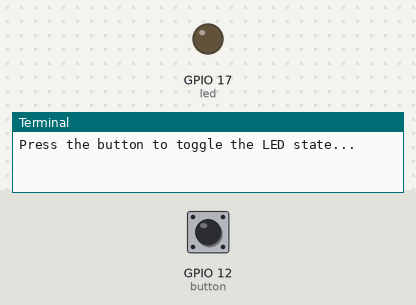
A program run on a simulated Raspberry Pi (BCM pin numbers). Shown: output pins drawn as LEDs (lit = HIGH), the last lines printed to the terminal. The inputs (shaded band) are chosen by the test bench; at power-on: GPIO 12 (button) HIGH.

Above: at 1.2 s.
1.3 s: GPIO 12 (button) pulled LOW for 0.15 s
At 2.4 s:
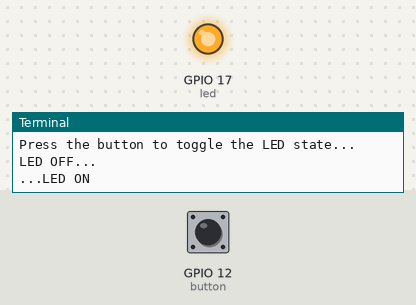
2.9 s: GPIO 12 (button) pulled LOW for 3.2 s
At 4.1 s:
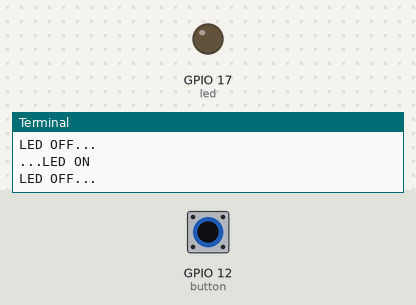
Timing chart, 0 to 7.6 s (numbered marks = the images above; inputs shaded):
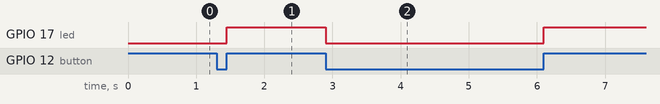

The program:

02_led_blink_button_gpiozero.py
```python
from gpiozero import LED, Button
from signal import pause

# Define pins
LedPin = 17  # GPIO17
BtnPin = 12  # GPIO12

# Initialize GPIO devices
led = LED(LedPin)
button = Button(BtnPin, pull_up=True)

# Callback function for button events
def my_callback():
    if button.is_pressed:
        led.off()
        print("LED OFF...")
    else:
        led.on()
        print("...LED ON")

# Setup button event
button.when_pressed = my_callback
button.when_released = my_callback

print("Press the button to toggle the LED state...")

# Keep the script running
try:
    pause()
except KeyboardInterrupt:
    print("\nExiting...")
```

Measured:
- after the input at 1.3 s, GPIO 17 (led): LOW → HIGH after 0.15 s
- after the input at 2.9 s, GPIO 17 (led): HIGH → LOW at once, → HIGH 3.2 s later
